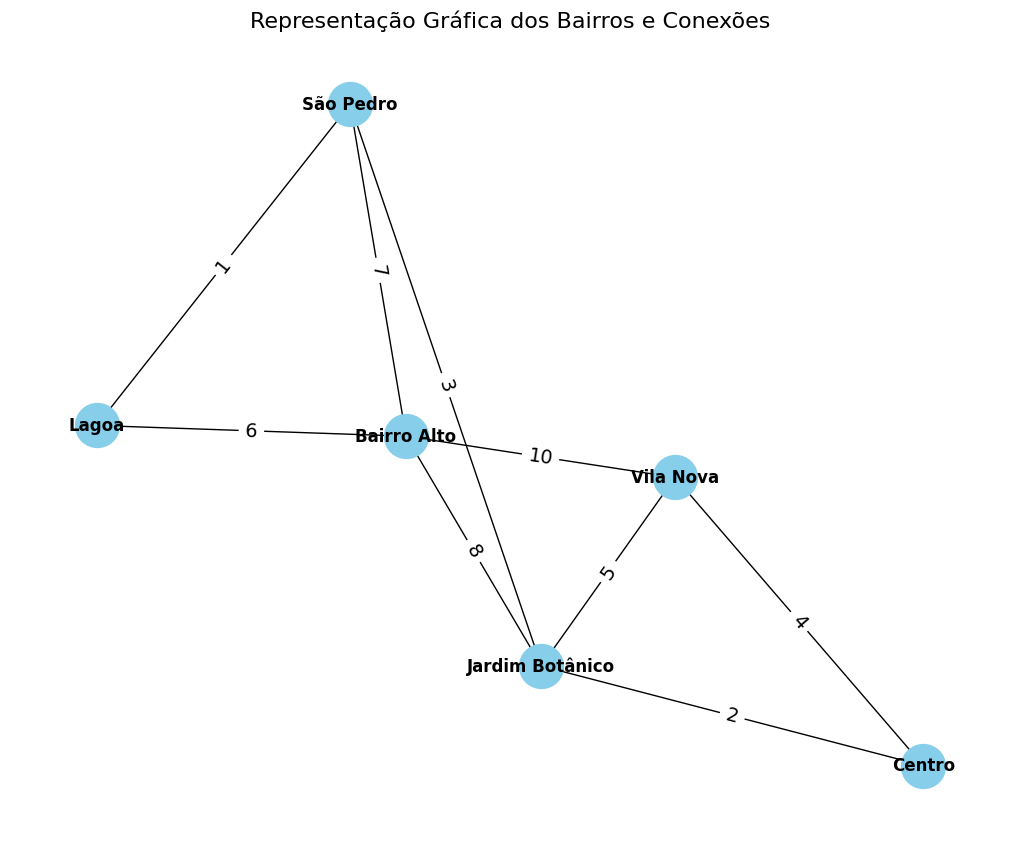

Source code (Python):
import networkx as nx
import matplotlib.pyplot as plt


class GrafoAlgoritmoPrim:
    def __init__(self, bairros):
        self.V = len(bairros)  # Número de bairros
        self.bairros = bairros  # Lista de bairros
        self.grafo = [[0] * self.V for _ in range(self.V)]  # Matriz de adjacência

    def adicionar_conexao(self, bairro1, bairro2, custo):
        # Adiciona uma conexão entre dois bairros com um custo.
        u = self.bairros.index(bairro1)
        v = self.bairros.index(bairro2)
        self.grafo[u][v] = custo
        self.grafo[v][u] = custo  # Grafo não direcionado

    def prim(self):
        # Executa o algoritmo de Prim para encontrar a Árvore Geradora Mínima.
        infinito = float("inf")
        selecionado = [False] * self.V  # Marcar os bairros incluídos na AGM
        chave = [infinito] * self.V  # Custo mínimo para incluir um bairro
        pai = [-1] * self.V  # Armazena a estrutura da AGM

        # Começamos pelo primeiro bairro
        chave[0] = 0

        for _ in range(self.V):
            # Escolhe o bairro de menor custo que ainda não foi incluído na AGM
            minimo = infinito
            u = -1
            for v in range(self.V):
                if not selecionado[v] and chave[v] < minimo:
                    minimo = chave[v]
                    u = v

            selecionado[u] = True  # Marca o bairro como incluído na AGM

            # Atualiza os valores das chaves e define os pais dos bairros adjacentes
            for v in range(self.V):
                if 0 < self.grafo[u][v] < chave[v] and not selecionado[v]:
                    chave[v] = self.grafo[u][v]
                    pai[v] = u

        # Exibindo a Árvore Geradora Mínima
        print("\nConexões da Árvore Geradora Mínima:")
        custo_total = 0
        for i in range(1, self.V):
            bairro1 = self.bairros[pai[i]]
            bairro2 = self.bairros[i]
            custo = self.grafo[i][pai[i]]
            print(f"{bairro1} - {bairro2} (Custo: {custo})")
            custo_total += custo
        print(f"Custo total da AGM: {custo_total}")


if __name__ == "__main__":

    bairros = [
        "Centro",
        "Vila Nova",
        "Jardim Botânico",
        "Bairro Alto",
        "São Pedro",
        "Lagoa",
    ]

    g = GrafoAlgoritmoPrim(bairros)

    conexoes = [
        ("Centro", "Vila Nova", 4),
        ("Centro", "Jardim Botânico", 2),
        ("Vila Nova", "Jardim Botânico", 5),
        ("Vila Nova", "Bairro Alto", 10),
        ("Jardim Botânico", "Bairro Alto", 8),
        ("Jardim Botânico", "São Pedro", 3),
        ("Bairro Alto", "São Pedro", 7),
        ("Bairro Alto", "Lagoa", 6),
        ("São Pedro", "Lagoa", 1),
    ]

    for bairro1, bairro2, custo in conexoes:
        g.adicionar_conexao(bairro1, bairro2, custo)

    g.prim()

    G = nx.Graph()
    G.add_nodes_from(bairros)
    G.add_weighted_edges_from(conexoes)
    pos = nx.spring_layout(G, seed=42)
    plt.figure(figsize=(10, 8))
    nx.draw(
        G,
        pos,
        with_labels=True,
        node_size=1000,
        node_color="skyblue",
        font_weight="bold",
        font_size=12,
    )
    labels = nx.get_edge_attributes(G, "weight")
    nx.draw_networkx_edge_labels(G, pos, edge_labels=labels, font_size=14)

    plt.title("Representação Gráfica dos Bairros e Conexões", fontsize=16)
    plt.savefig("ex7.png", bbox_inches="tight")
